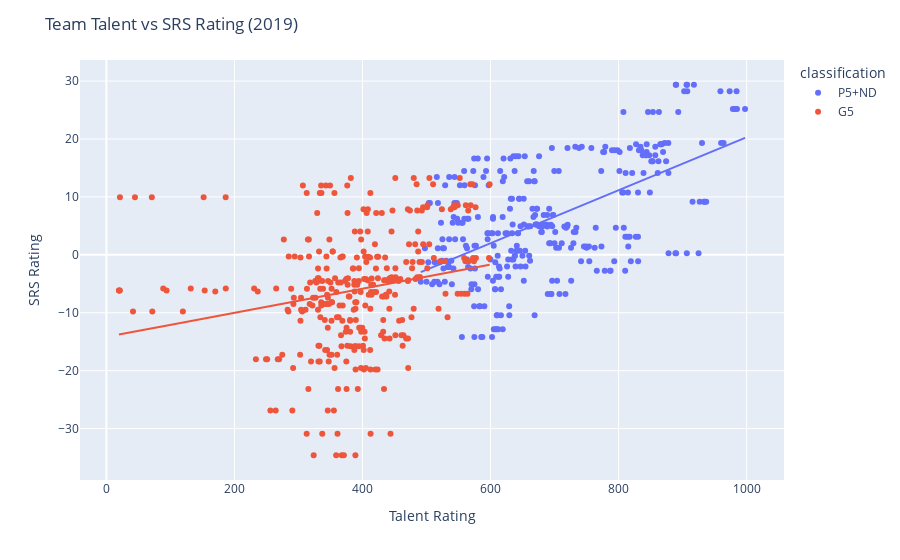

Notebook code for this chart:
### Code cell
srs = pd.read_csv('./data/SRS2019.csv')[['team','rating']]
srs.head()

response = requests.get(
    "https://api.collegefootballdata.com/talent"
)

talent = pd.read_json(response.text)[['school', 'talent']]
talent.head()

teams = srs.merge(talent, left_on='team', right_on='school')[['team', 'rating', 'talent']]
teams.head()

response = requests.get("https://api.collegefootballdata.com/teams/fbs")
data = pd.read_json(response.text)

teams = teams.merge(data, left_on='team', right_on='school')[['team', 'conference', 'rating', 'talent']]
teams.head()

teams['classification'] = np.where((teams['conference'] == 'SEC') | (teams['conference'] == 'Big Ten') | (teams['conference'] == 'ACC') | (teams['conference'] == 'Pac-12') | (teams['conference'] == 'Big 12') | (teams['team'] == 'Notre Dame'), 'P5+ND', 'G5')
teams.head()

fig = px.scatter(teams, x="talent", y="rating", trendline="ols", color='classification', hover_name='team', hover_data=['talent','rating'])
fig.update_layout(
    title="Team Talent vs SRS Rating (2019)",
    xaxis_title="Talent Rating",
    yaxis_title="SRS Rating")
fig.show()

results = px.get_trendline_results(fig)
results.query("classification == 'P5+ND'").px_fit_results.iloc[0].summary()

### Figure 1 — Plotly figure (JSON) as saved in the notebook; plotly's stock layout.template omitted (floating-point values rounded to 4 significant figures; data arrays with more than 128 entries replaced by an {"elided": "..."} marker saying what was removed)
{"data": [{"customdata": {"elided": "325x2 float values"}, "hovertemplate": "<b>%{hovertext}</b><br><br>classification=P5+ND<br>talent=%{customdata[0]}<br>rating=%{customdata[1]}<extra></extra>", "hovertext": {"elided": "325 str values"}, "legendgroup": "P5+ND", "marker": {"color": "#636efa", "symbol": "circle"}, "mode": "markers", "name": "P5+ND", "orientation": "v", "showlegend": true, "type": "scatter", "x": {"elided": "325 float values"}, "xaxis": "x", "y": {"elided": "325 float values"}, "yaxis": "y"}, {"hovertemplate": "<b>OLS trendline</b><br>rating = 0.045779 * talent + -25.4688<br>R<sup>2</sup>=0.339105<br><br>classification=P5+ND<br>talent=%{x}<br>rating=%{y} <b>(trend)</b><extra></extra>", "legendgroup": "P5+ND", "marker": {"color": "#636efa", "symbol": "circle"}, "mode": "lines", "name": "P5+ND", "showlegend": false, "type": "scatter", "x": {"elided": "325 float values"}, "xaxis": "x", "y": {"elided": "325 float values"}, "yaxis": "y"}, {"customdata": {"elided": "324x2 float values"}, "hovertemplate": "<b>%{hovertext}</b><br><br>classification=G5<br>talent=%{customdata[0]}<br>rating=%{customdata[1]}<extra></extra>", "hovertext": {"elided": "324 str values"}, "legendgroup": "G5", "marker": {"color": "#EF553B", "symbol": "circle"}, "mode": "markers", "name": "G5", "orientation": "v", "showlegend": true, "type": "scatter", "x": {"elided": "324 float values"}, "xaxis": "x", "y": {"elided": "324 float values"}, "yaxis": "y"}, {"hovertemplate": "<b>OLS trendline</b><br>rating = 0.0208051 * talent + -14.1693<br>R<sup>2</sup>=0.044591<br><br>classification=G5<br>talent=%{x}<br>rating=%{y} <b>(trend)</b><extra></extra>", "legendgroup": "G5", "marker": {"color": "#EF553B", "symbol": "circle"}, "mode": "lines", "name": "G5", "showlegend": false, "type": "scatter", "x": {"elided": "324 float values"}, "xaxis": "x", "y": {"elided": "324 float values"}, "yaxis": "y"}], "layout": {"legend": {"title": {"text": "classification"}, "tracegroupgap": 0}, "margin": {"t": 60}, "title": {"text": "Team Talent vs SRS Rating (2019)"}, "xaxis": {"anchor": "y", "domain": [0, 1], "title": {"text": "Talent Rating"}}, "yaxis": {"anchor": "x", "domain": [0, 1], "title": {"text": "SRS Rating"}}}}
